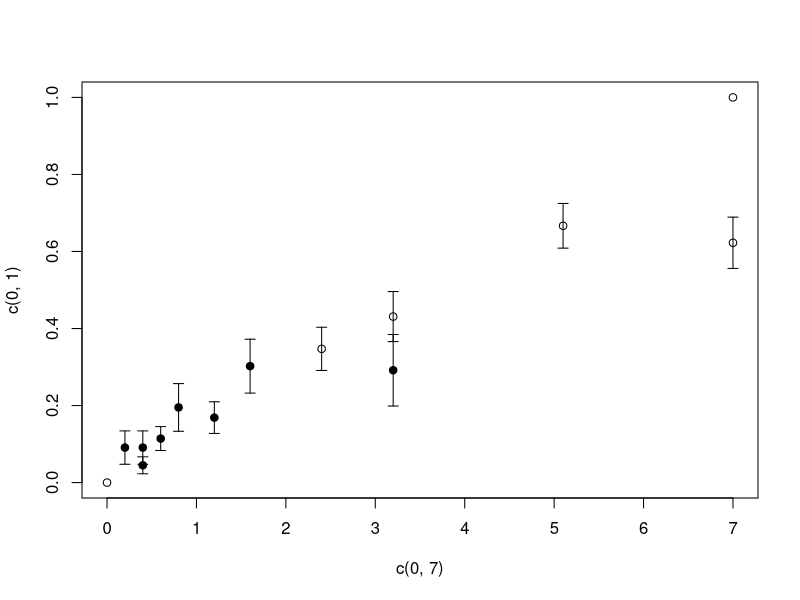

This figure's R source:
data=read.csv("errorbar_example.csv")
library(Hmisc) #  error bars
ddose=0:700 #in cGy unfortunately
plot(c(0,7),c(0,1))  
errbar(data[9:12, "dose"]/100, data[9:12, "Prev"],yplus=data[9:12, "Prev"]+data[9:12, "SD"],yminus=data[9:12, "Prev"]-data[9:12, "SD"],pch=1, add=TRUE) #  RKS: proton data points
errbar(data[1:8, "dose"]/100, data[1:8, "Prev"],yplus=data[1:8, "Prev"]+data[1:8, "SD"],yminus=data[1:8, "Prev"]-data[1:8, "SD"], pch = 19, add=TRUE) #  RKS: Helium data points
